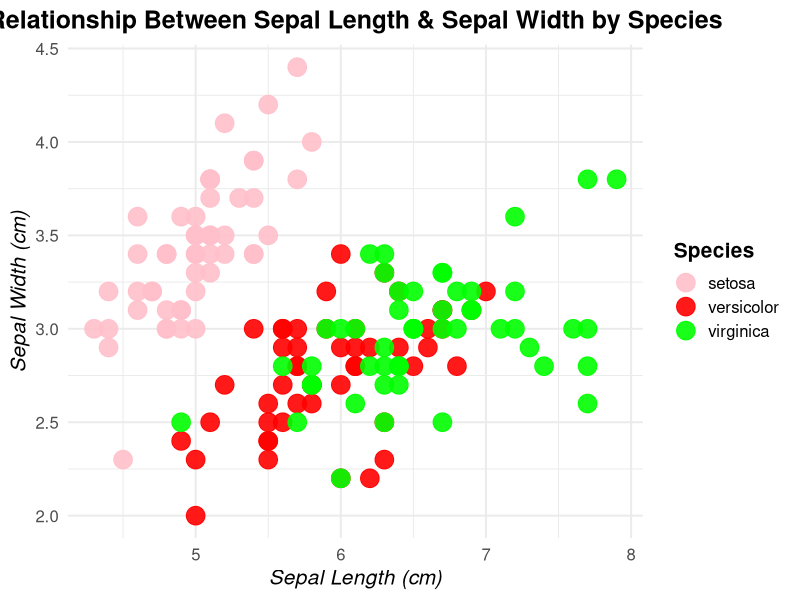

R code for this plot:
## ---- chunk 1
# Load necessary library
library(ggplot2)

# Create the ggplot object with iris dataset
ggplot(iris, aes(x = Sepal.Length, y = Sepal.Width, color = Species)) + 
  geom_point(size = 6, alpha = 0.9) + 
  ggtitle("Relationship Between Sepal Length & Sepal Width by Species") + 
  xlab("Sepal Length (cm)") + 
  ylab("Sepal Width (cm)") + 
  scale_color_manual(values = c("setosa" = "pink", "versicolor" = "red", "virginica" = "green")) + 
  theme_minimal(base_size = 15) + 
  theme(
    plot.title = element_text(face = "bold", hjust = 0.5), 
    axis.title = element_text(face = "italic"), 
    legend.title = element_text(face = "bold"), 
  )

